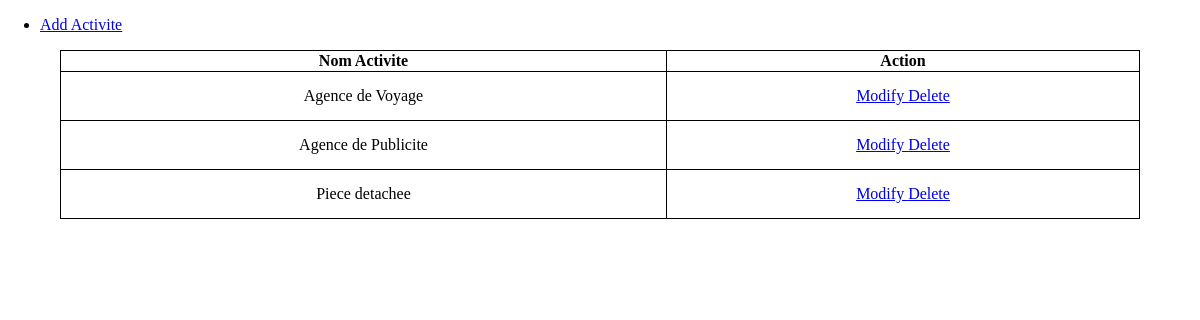
/ArchiveZemzem/PHP/Activite/listActivite.php, run on the app's committed database.
### tables this page shows
CREATE TABLE `Activite` (
  `Id_Activite` int(11) NOT NULL,
  `Nom_activite` varchar(50) NOT NULL
);

### ArchiveZemzem/PHP/Activite/listActivite.php (the view, shortened to what this page needs)
<?php
    include("../ConnectDatabase.php");
?>
<!DOCTYPE html>
<html lang="en">
    <head>
        <link rel="stylesheet" href="../../css/styleInfoUser.css">
    </head>
    <body>
        <ul>
            <li> <a href="addActivite.php"> Add Activite </a> </li>
        </ul>
        <table>
            <thead >
                <th> Nom Activite </th>
                <th> Action </th>
            </thead>
        <?php
            $selectActiviteReq = $db -> query("SELECT * FROM Activite ");
            while($selectActiviteReqResult  = $selectActiviteReq->fetch()){
                echo "<tr>";
                    echo"<td>". $selectActiviteReqResult["Nom_activite"]."</td>";
                    echo"<td> <a href='modifyActivite.php?id=".$selectActiviteReqResult["Id_Activite"]."'> Modify </a> <a href= 'deleteActivite.php?id=".$selectActiviteReqResult["Id_Activite"]."'> Delete </a> </td>
                    <tr>"
                    ;
            }
        ?>
        </table>
    </body>
</html>

### ArchiveZemzem/CSS/styleInfoUser.css (style rules this page uses)
body { margin: 0px; }
table , td , th { border: 1px solid black; border-collapse: collapse; text-align: center; }
table { margin-top: 10px; margin-left: 5%; width: 90%; }
td { padding: 15px; }

### data on the page
activite: Nom_activite "Agence de Voyage"
activite: Nom_activite "Agence de Publicite"
activite: Nom_activite "Piece detachee"
